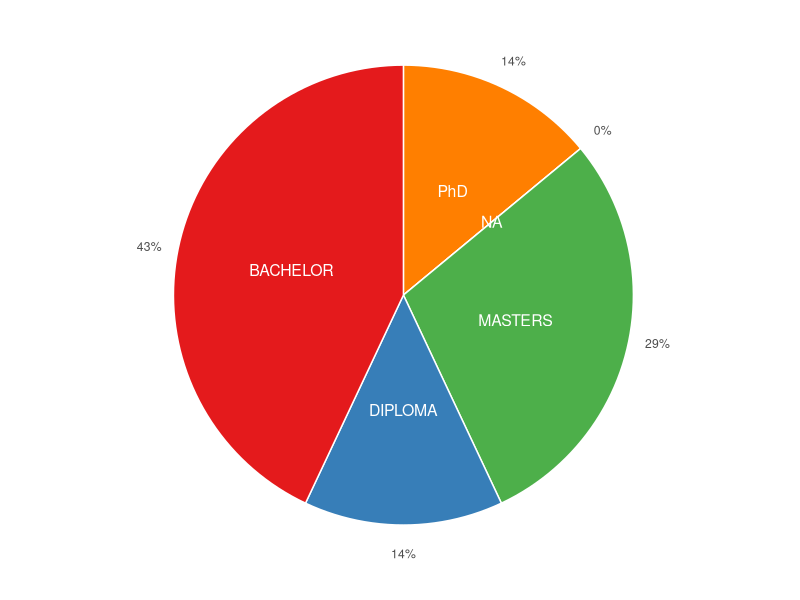

Generate this figure with R:
library(readxl)
library(ggplot2)
library(dplyr)
#library(plotrix)
aca_qln<-as.data.frame(read_excel("Demographic_and_BI_adoption.xlsx", sheet = "Demography_information", range = "D2:D13",col_names = FALSE,col_types = "text"))

bi_doption<-as.data.frame(read_excel("Demographic_and_BI_adoption.xlsx", sheet = "Business_intelligence_adoption", range = "D2:D13",col_names = FALSE,col_types = "text"))

occurance<-table(aca_qln[,1],bi_doption[,1])

q<-as.data.frame.matrix(occurance)
aca_row_names <-as.data.frame(row.names.data.frame(q))
nFrame<-data.frame(
  qln = aca_row_names,
  no = q[,1],
  yes = q[,2]
)
colnames(nFrame)<-c("qln","no","yes")

# Compute the position of labels

data <- nFrame %>% 
  arrange(desc(qln)) %>%
  mutate(prop = round(yes / sum(nFrame$yes) *100,0)) %>%
  mutate(ypos = round(cumsum(prop)- 0.5*prop,0) )

l <- data %>%
  mutate(csum = rev(cumsum(rev(prop))), 
         pos = prop/2 + lead(csum, 1),
         pos = if_else(is.na(pos), prop/2, pos))
#tiff("age_vs_awareness_pieChat.tiff", units="in", width=5, height=5, res=300)

ggplot(data, aes(x="",y = prop,fill=qln)) + 
  geom_bar(stat="identity", width=1, color="white")+
  coord_polar(theta = "y", start=0)+
  geom_text(aes(label = qln), color = "white", size=4,position = position_stack(vjust = 0.5)) +
  scale_fill_brewer(palette="Set1") +
  scale_y_continuous(breaks = l$ypos, labels = paste0(data$prop,"%"))+
  theme(
    axis.ticks = element_blank(),
    axis.title = element_blank(),
    legend.position="none",
    panel.background = element_rect(fill = "white"))
#  geom_text(aes(x = 1.5, y = ypos, label = paste0(round(ypos, 1), "%")),size = 4, hjust = 0)

#d <-c(10,20,30,40,70)
#pie3D(d, mar = rep(1.75, 4),
#      col = hcl.colors(length(d), "Spectral"),
#      labels = d,
#      explode = 0.2)
#dev.off()
